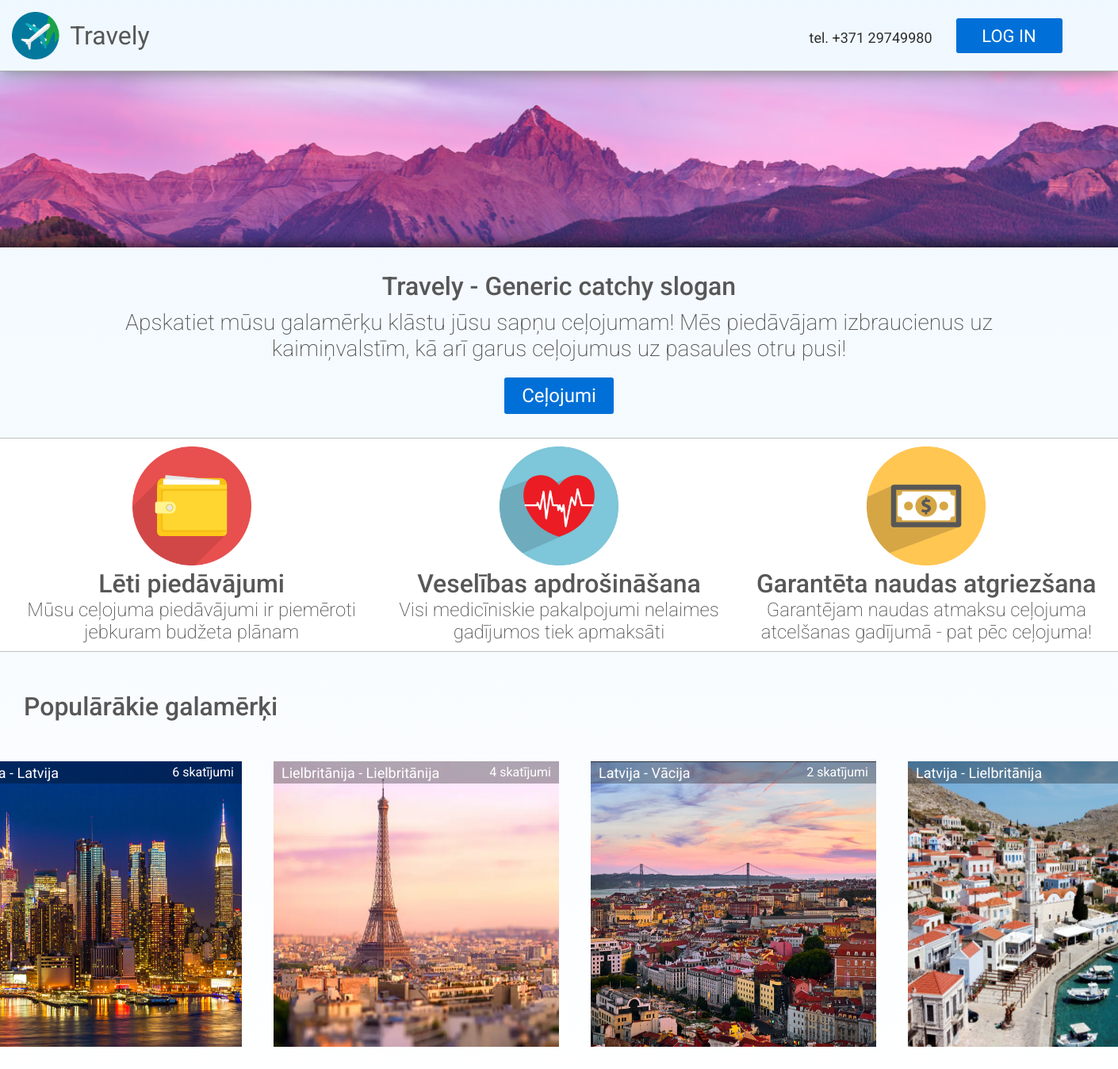
Before: / with the older database file.
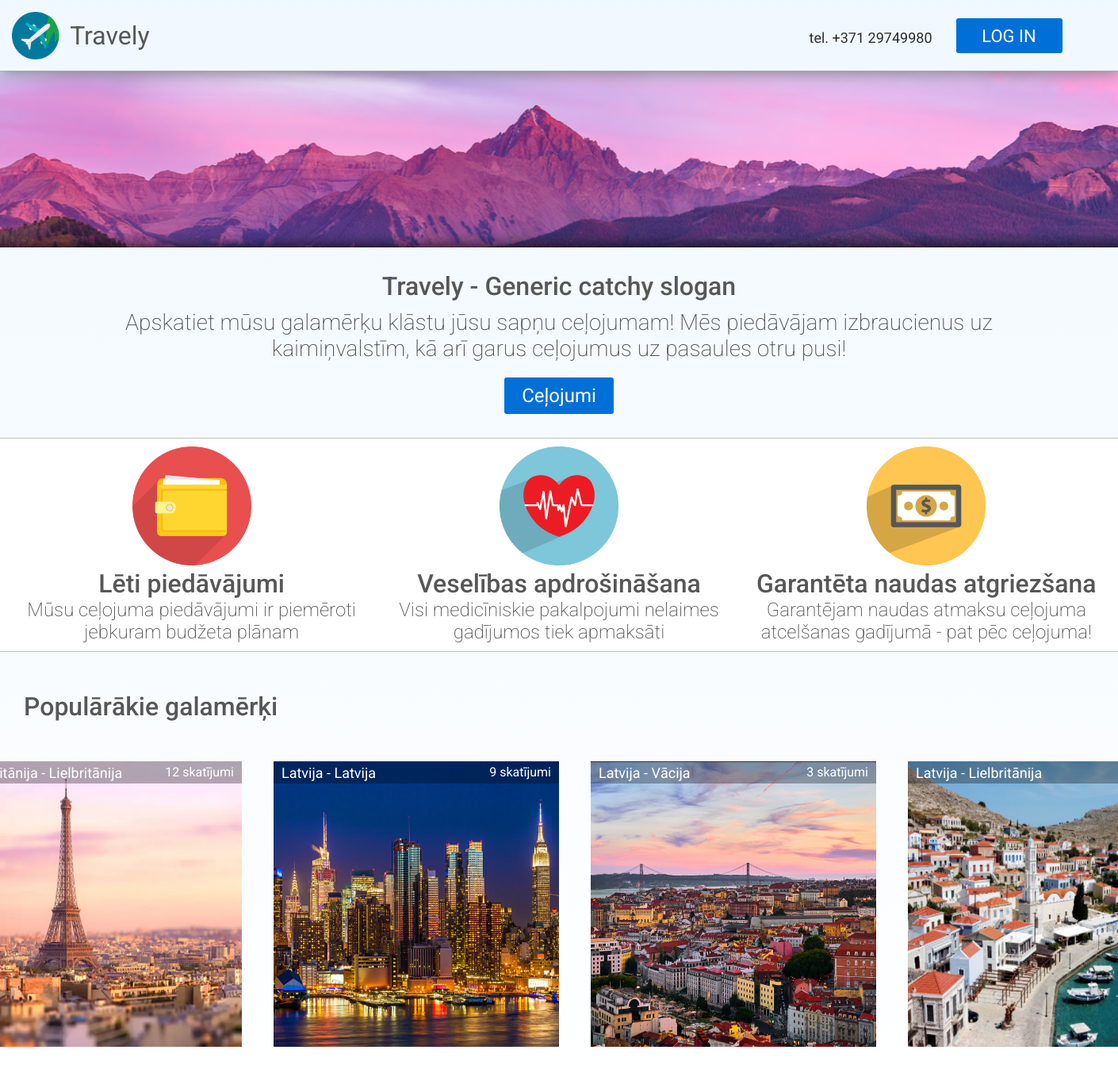
After: the same page with the newer database file.
### models.py (models this page shows, shortened)
class Trip(db.Model):
    id = db.Column(db.Integer, primary_key=True)
    agency_id = db.Column(db.Integer, db.ForeignKey("agency.id"))
    country_from = db.Column(db.Integer)
    country_to = db.Column(db.Integer)
    date_from = db.Column(db.Date)
    date_to = db.Column(db.Date)
    description = db.Column(db.String(280))
    cost = db.Column(db.Float)
    ticket_amount = db.Column(db.Integer)
    views = db.Column(db.Integer)
    img_file = db.Column(db.String(20), nullable=False, default='default.jpg')

class Country(db.Model):
    id = db.Column(db.Integer, primary_key=True)
    country = db.Column(db.String(48), nullable=False)
    abbreviation = db.Column(db.String(2), nullable=False)

### main.py (the view)
@app.route('/')
def index():
    qry = Trip.query.order_by(desc(Trip.views)).limit(4)
    return render_template("index.html", top_trips=qry, countries = Country.query.all())

### templates/index.html (shortened to what this page needs)
<!DOCTYPE html>
<html lang="en">
<head>
    <link rel="stylesheet" href="../static/css/stylesheet.css">
</head>
<body>
    <div id="body-wrap">
        <header id="header-main">
            <a href="/" style="margin-left: 1%;"><img id="logo" src="../static/images/png.png" width="60" height="60" /></a>
            <a href="/" id="title">Travely</a>
            <a href="tel:+37129749980" id="number">tel. +371 29749980</h1>
            <a href="/log_in" class="button" id="button-login">LOG IN</a>
        </header>
        {% block content %}
            <div id="page-middle">
                <div id="search-bar-back">
                </div>
                <div id="about-us">
                    <h1 class="subtitle">Travely - Generic catchy slogan</h1>
                    <p class="about-us-desc">Apskatiet mūsu galamērķu klāstu jūsu sapņu ceļojumam! Mēs piedāvājam izbraucienus uz kaimiņvalstīm, kā arī garus ceļojumus uz pasaules otru pusi!</p>
                    <a href="/catalogue" class="button" id="button-trips">Ceļojumi</a>
                </div>
                <div id="guarantee">
                <div id="guarantee-list-flexbox">
                    <div>
                        <img src="static/images/logo/wallet.png">
                        <h1>Lēti piedāvājumi</h1>
                        <p>Mūsu ceļojuma piedāvājumi ir piemēroti jebkuram budžeta plānam</p>
                    </div>
                    <div>
                        <img src="static/images/logo/heart.png">
                        <h1>Veselības apdrošināšana</h1>
                        <p>Visi medicīniskie pakalpojumi nelaimes gadījumos tiek apmaksāti</p>
                    </div>
                    <div>
                        <img src="static/images/logo/cash.png">
                        <h1>Garantēta naudas atgriezšana</h1>
                        <p>Garantējam naudas atmaksu ceļojuma atcelšanas gadījumā - pat pēc ceļojuma!</p>
                    </div>
                </div>
                </div>
                <div id="travel-list">
                    <h1 class="sub-title">Populārākie galamērķi</h1>
                    <div id="travel-list-flexbox">
                        {% for trip in top_trips %}
                            <a class="trip" href="/reservation/{{ trip.id }}">
                                <div class="trip">
                                    <div class="trip-header">
                                        <span id="trip-header-title">{{ countries[trip.country_from - 1].country }} - {{ countries[trip.country_to - 1].country }}</span>
                                        <span id="trip-header-views">{{ trip.views }} skatījumi</span>
                                    </div>
                                    <img src="{{ url_for('static', filename='/images/destinations/' + trip.img_file) }}" class="trip-img">
                                </div>
                        {% endfor %}
                    </div>
                </div>
            </div>
        {% endblock %}
    </div>
</body>
</html>

### static/css/stylesheet.css (style rules this page uses)
* { margin:0; padding:0; }
body { font-family: 'Roboto', sans-serif; color:#575757; background-image: linear-gradient(aliceblue, white); background-repeat: no-repeat; }
h1 { font-weight: 500; }
p { font-weight: 200; }
a { text-decoration: none; }
a.button { display: inline-block; color: white !important; text-align: center; font-size: 22px !important; font-family: Thasadith; text-decoration: none; line-height: 42px; font-weight: normal !important; background-color: #0070D8; border-radius: 3px; padding-right: 22px; padding-left: 22px; padding-top: 2px; padding-bottom: 2px; }
#body-wrap { margin-left: auto; margin-right: auto; background-image: linear-gradient(aliceblue, white); background-repeat: no-repeat; max-width: 1919px; }
#logo { margin-top: 15px; margin-left: 1%; src: url(../images/background.png); }
#title { text-decoration: none; color: #575757; margin-left: 1%; vertical-align: text-bottom; font-weight: normal; font-size: 32px; line-height: 90px; }
#number { line-height: 96px; text-align:right; margin-left:auto; margin-right: 30px; font-size: 18px; color: #2e2e2e; }
#button-login { height:40px; width:90px; margin-top: 23px; margin-right:5%; border-radius: 3px; }
header { position: relative; display:flex; width: 100%; height: 75px; border-bottom: 1px solid #ADADAD; justify-content: center; box-shadow: 1px 1px 20px rgb(124, 124, 124); padding-bottom: 1%; }
#search-bar-back { display: flex; align-items: center; background-image: url(../images/search_bar_back_main.png); background-repeat: no-repeat; height: 222px; background-position: 50%; box-shadow: inset 0px -30px 20px -30px #000000; }
#about-us { text-align: center; margin-top: 30px; }
.subtitle { margin: 10px; }
.about-us-desc { font-size: 28px; margin-left: 10%; margin-right:10%; }
#button-trips { margin-top: 20px; font-size: 24px !important; }
#guarantee-list-flexbox { display: flex; justify-content: center; text-align:center; margin:50px; margin-top: 30px; margin-left: auto; margin-right: auto; background-color: #fffffff5; border-top: solid; border-bottom: solid; border-width: 1px; border-color: #c0c0c0; padding: 10px; }
#guarantee-list-flexbox div { width:450px; margin:auto; }
#guarantee-list-flexbox div p { font-size: 24px; }
#guarantee-list-flexbox div img { width:150px; height:150px; }
#travel-list-flexbox { display: flex; justify-content: center; margin:50px; width:auto; max-width: 1919px; }
.trip { margin:auto; width: 360px; height: 360px; margin-left: 20px; margin-right: 20px; -webkit-transition: all .2s; -moz-transition: all .2s; transition: all .2s; position: relative; z-index: 1; }
.trip-img { width: 100%; height: 100%; }
.trip-header { height: 28px; margin-bottom: -28px; z-index: 2; position: relative; display: flex; background-color: rgba(0, 0, 0, 0.3); padding-left: 10px; font-size: 20px; color: white; align-items: center; }
#trip-header-title { font-size: 18px; }
#trip-header-views { font-size: 16px !important; margin-left: auto; padding-right:10px; font-size: 16px; line-height: 16px; }
.sub-title { margin: 30px; }

Changed rows visible on the page:
changed Trip (number 1 of 4 on the later page): views "4" → "12"; moves up the list
changed Trip (number 2 of 4 on the later page): views "6" → "9"
changed Trip "Vācija": views "2" → "3"
